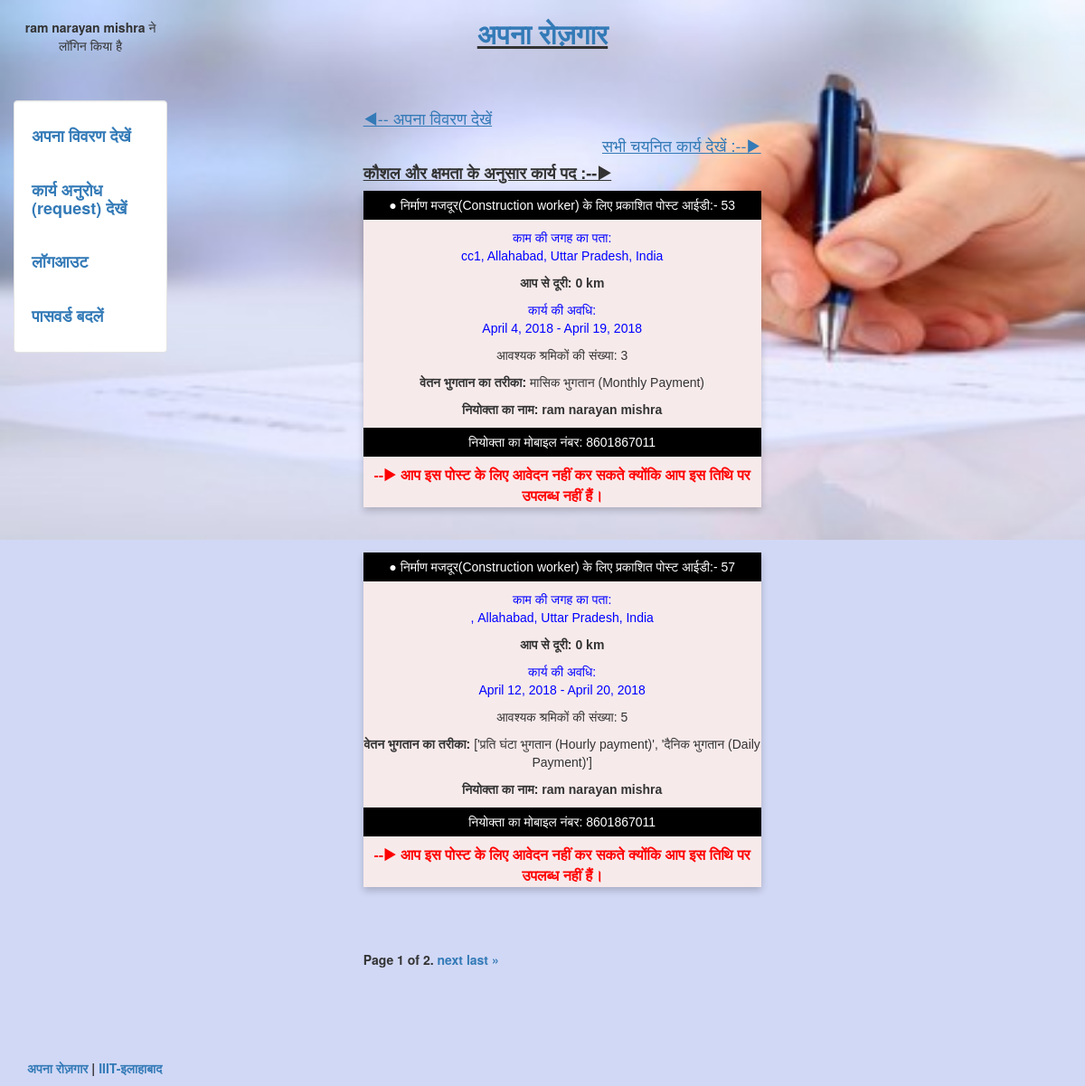
The page /worker/seepost (signed in) on the database its author committed.
### search/models.py (models this page shows, shortened)
class Posts(models.Model):
	post_id=models.AutoField(primary_key=True)
	username = models.CharField(max_length=100)
	name = models.CharField(max_length = 100,blank = True, null = True)
	s_contact = models.CharField(max_length=50,blank = True,null = True)
	rskill = models.CharField(max_length = 100,blank = True, null = True)
	street = models.CharField(max_length=250,blank = True, null = True)
	location = models.CharField(max_length=250,blank = True, null = True)
	start_date = models.DateField(blank = True, null = True)
	end_date = models.DateField(blank = True, null = True)
	Nworker = models.IntegerField(blank = True, null = True)
	Twork = models.CharField(max_length = 250,blank = True, null = True)
	description = models.TextField(max_length = 500,blank = True, null = True)
	lat = models.CharField(max_length = 50, blank = True, null= True)
	lng = models.CharField(max_length = 50, blank = True, null= True)
	status = models.CharField(max_length = 50,blank = True, null = True)
	distance = models.IntegerField(blank = True, null = True)
	temp=models.CharField(max_length = 2,blank = True, null = True)
	temp1=models.CharField(max_length = 2,blank = True, null = True)

### worker/views.py (the view, shortened to what this page needs)
def viewpost(request):
  if request.method=="POST" and ('whire' in request.POST or 'wchire' in request.POST ):
    post_id=request.POST.get('post_id')
    user_id=request.POST.get('user_id')
    worker=request.POST.get('worker')
    hirer=request.POST.get('hirer')
    userworker=request.POST.get('userworker')
    userhirer=request.POST.get('userhirer')
    start_date=request.POST.get('start_date')
    end_date=request.POST.get('end_date')
    page=request.POST.get('page')
    abc=Status.objects.filter(post_id=post_id,user_id=user_id)
    if len(abc)==0 and 'whire' in request.POST:
      cba=Status(post_id=post_id,user_id=user_id,worker=worker,hirer=hirer,worker_status=post_id,userworker=userworker,userhirer=userhirer,start_date=start_date,end_date=end_date)
      cba.save()
    else:
      pqr=Status.objects.get(post_id=post_id,user_id=user_id)
      pqr.worker_status=post_id
      pqr.confirm='a'
      pqr.save()
      if 'wchire' in request.POST:
        pqr.delete()
    sta=Status.objects.filter(user_id=user_id)
    data=Profile.objects.get(user=request.user)
    pos=Posts.objects.filter(Q(rskill=data.skill1)|Q(rskill=data.skill2)|Q(rskill=data.skill3))
    pos=pos.filter(status='public')
    pos=pos.filter(end_date__gte=datetime.datetime.today().date())
    if len(pos)==0:
      warn='आपकी आवश्यकता से मेल खाने वाला कोई परिणाम नहीं है|'
      return render(request,'worker/postresult.html',{'pos':pos,'warn':warn})
    loc=location.objects.get(username=request.user.username)
    for dat in pos :
      r=Status.objects.filter(user_id=data.user_id,confirm='a')
      p=r.filter(Q(start_date__lte=dat.start_date,end_date__gte=dat.start_date)|Q(start_date__lte=dat.end_date,end_date__gte=dat.end_date)|Q(start_date__lte=dat.start_date,end_date__gte=dat.end_date)|Q(start_date__gte=dat.start_date,end_date__lte=dat.end_date))
      dis=discal(float(dat.lat),float(dat.lng),float(loc.lat),float(loc.lng))
      dat.distance=dis
      if len(p)!=0:
        dat.temp='e'
        for pp in p:
              if pp.post_id==dat.post_id:
                dat.temp='a'
      else:
        f=sta.filter(post_id=dat.post_id)
        if len(f)==0:
          dat.temp='d'
        else:
          for ff in f:
            if ff.post_id==ff.worker_status and ff.user_id==ff.hirer_status:
                  dat.temp='a'
            elif ff.post_id==ff.worker_status:
                  dat.temp='b'
            elif ff.user_id==ff.hirer_status:
                  dat.temp='c'
      dat.save()
    pos=pos.order_by('distance')
    warn=""
    pag = Paginator(pos,2)
    p = pag.page(int(page))
    return render(request,'worker/postresult.html',{'pos':p,'user1':data,'warn':warn})
  else:
    data=Profile.objects.get(user=request.user)
    pos=Posts.objects.filter(Q(rskill=data.skill1)|Q(rskill=data.skill2)|Q(rskill=data.skill3))
    pos=pos.filter(status='public')
    pos=pos.filter(end_date__gte=datetime.datetime.today().date())
    if len(pos)==0:
      warn='आपकी आवश्यकता से मेल खाने वाला कोई परिणाम नहीं है|'
      return render(request,'worker/postresult.html',{'pos':pos,'warn':warn})
    loc=location.objects.get(username=request.user.username)
    sta=Status.objects.filter(user_id=data.user_id)
    for dat in pos :
      r=Status.objects.filter(user_id=data.user_id,confirm='a')
      p=r.filter(Q(start_date__lte=dat.start_date,end_date__gte=dat.start_date)|Q(start_date__lte=dat.end_date,end_date__gte=dat.end_date)|Q(start_date__lte=dat.start_date,end_date__gte=dat.end_date)|Q(start_date__gte=dat.start_date,end_date__lte=dat.end_date))
      dis=discal(float(dat.lat),float(dat.lng),float(loc.lat),float(loc.lng))
      dat.distance=dis
      if len(p)!=0:
        dat.temp='e'
        for pp in p:
              if pp.post_id==dat.post_id:
                dat.temp='a'
      else:
        f=sta.filter(post_id=dat.post_id)
        if len(f)==0:
          dat.temp='d'
      dat.save()
    pos=pos.order_by('distance')
    pag = Paginator(pos,2)
    page = request.GET.get('page',None)
    if not page:
      page='1'
    p = pag.page(int(page))
    warn=""
    return render(request,'worker/postresult.html',{'pos':p,'user1':data,'warn':warn})

### worker/views.py (called while the page is built)
def discal(a,b,c,d):
  R = 6373.0
  lat1 = radians(a)
  lon1 = radians(b)
  lat2 = radians(c)
  lon2 = radians(d)
  dlon = lon2 - lon1
  dlat = lat2 - lat1
  a = sin(dlat / 2)**2 + cos(lat1) * cos(lat2) * sin(dlon / 2)**2
  c = 2 * atan2(sqrt(a), sqrt(1 - a))
  distance = R * c
  return round(distance,2)

### worker/templates/worker/postresult.html (shortened to what this page needs)
{% extends "login/header.html" %}
{% block content %}
<div class ='col-sm-6 col-sm-offset-2'>
  <link rel="stylesheet" href="https://cdnjs.cloudflare.com/ajax/libs/font-awesome/4.7.0/css/font-awesome.min.css">
<h4 align='left'>
          <a href = '/view'><u>&#9664;-- अपना विवरण देखें </u></a>
          </h4>
<h4 align='right'>
          <a href = '/confirm_work'><u>सभी चयनित कार्य देखें :--&#9654;</u></a>
          </h4>
          <h4><u><b>कौशल और क्षमता के अनुसार कार्य पद :--&#9654;</b></u></h4>
{% for data in pos %}
  <div class="card" style="background-color:#F7EAEB">
  <p><button class = "but">&#9679; {{data.rskill}} के लिए प्रकाशित पोस्ट आईडी:- {{data.post_id}} </button></p>
  <p class="title">काम की जगह का पता: <br> {{data.street}}, {{data.location}} </p>
  <p><b>आप से दूरी: {{data.distance}} km</b></p>
  <p class="title">कार्य की अवधि: <br>{{data.start_date}} - {{data.end_date}}</p>
  <p>आवश्यक श्रमिकों की संख्या: {{data.Nworker}}</p>
  <p><b>वेतन भुगतान का तरीका:</b> {{data.Twork}}</p>
  <p><b>नियोक्ता का नाम: {{data.name}}</p></b>
  <p><button class = "but">नियोक्ता का मोबाइल नंबर: {{data.s_contact}}</button></p>
  <form method="POST" action="/worker/seepost">
     <font size = 3.5>
      {%if 'e' in data.temp %}
     <font color = "red"><p><b>--&#9654; आप इस पोस्ट के लिए आवेदन नहीं कर सकते क्योंकि आप इस तिथि पर उपलब्ध नहीं हैं।
     </b></p></font>
     {%endif%}
 </font>
  </form>
  </div>
    <br>
    <br>
{% endfor %}
<b>
  <div class="pagination">
    <span class="step-links">
        <span class="current">
            Page {{ pos.number }} of {{ pos.paginator.num_pages }}.
        </span>
        {% if pos.has_next %}
            <a href="?page={{ pos.next_page_number }}">next</a>
            <a href="?page={{ pos.paginator.num_pages }}">last &raquo;</a>
        {% endif %}
    </span>
</div>
  <b>
</div>
{% endblock %}

### login/templates/login/header.html (shortened to what this page needs)
<!DOCTYPE html>
<html lang="en">
 <head>
   {% load staticfiles %}
   <link rel="stylesheet" href="{% static 'login/css/bootstrap.min.css' %}" type = "text/css"/>
   <link rel="stylesheet" href="{% static 'login/css/new.css' %}" type = "text/css"/>
  </head>
<body class="body" style="background-color:#D1D8F5">
	<div class="container-fluid" style="min-height:94% ">
		<div class="row">
			  <div class="col-sm-2">
				<br>
				  <center>
					{% if request.user.username %}
				  	<p><b> {{request.user.first_name}}</b> ने लॉगिन किया है</p>
					{% endif %}
				  </center>
			  </div>
			    <div class="col-sm-8">
				  <center>
				  <h2><b><u><a href="/about">अपना रोज़गार</a></b></u></h2>
				  </center>
			    </div>
		</div>
		<div class="row">
		  <div class="col-sm-2">
			<div class="well bs-sidebar" id="sidebar" style="background-color:#fff">
			  <ul class="nav nav-pills nav-stacked">
			  	{% if request.user.username %}
			  	<h4><b><li><a href = '/view'>अपना विवरण देखें</a></li></b></h4><br>
			  	<h4><b><li><a href = '/workrequest'>कार्य अनुरोध (request) देखें</a></li></b></h4><br>
			  	<h4><b><li><a href='/logout'>लॉगआउट</a></li></b></h4><br>
                <h4><b> <li><a href = '/change_password'>पासवर्ड बदलें</a></li></b></h4>
			  	{%else%}
				<h4><b><li><a href='/login'>लॉग इन करें</a></li></b></h4><br>
				<h4><b><li><a href='/register'>रजिस्टर करे</a></li></b></h4><br>
                                <h4><b><li><a href='/forgot_password'>पासवर्ड भूल गए?</a></li></b></h4>
				{%endif%}
			  </ul>
			</div>
		  </div>
		  <div class="col-sm-10">
			<div class='container-fluid'>
			   {% block content %}
			   {% endblock %}
			</div>
		  </div>
		</div>
	</div>
  <br>
  <br>
	  <footer>
         <br>
         <br>
		<div class="container-fluid" style='margin-left:15px'>
			<p><a href="/about" target="blank">अपना रोज़गार</a> | <a href="https://www.iiita.ac.in/" target="blank">IIIT-इलाहाबाद</a></p>
		</div>
	  </footer>
</body>
</html>

### login/templates/login/header.html (style rules this page uses)
html, body { height:100% }

### worker/templates/worker/postresult.html (style rules this page uses)
.card { box-shadow: 0 4px 8px 0 rgba(0, 0, 0, 0.2); max-width: 500px; margin: auto; text-align: center; font-family: arial; }
.title { color: blue; font-size: 14px; }
.but { border: none; outline: 0; display: inline-block; padding: 6px; color: white; background-color: #000; text-align: center; cursor: pointer; width: 100%; font-size: 14px; }

### rows shown on the page
Posts: rskill "निर्माण मजदूर(Construction worker)", post_id "53", street "cc1", location "Allahabad, Uttar Pradesh, India", distance "0", start_date "April 4, 2018", end_date "April 19, 2018", Nworker "3", Twork "मासिक भुगतान (Monthly Payment)", name "ram narayan mishra", s_contact "8601867011", shows "--▶ आप इस पोस्ट के लिए आवेदन नहीं कर सकते क्योंकि आप इस तिथि पर उपलब्ध नहीं हैं।"
Posts: rskill "निर्माण मजदूर(Construction worker)", post_id "57", location "Allahabad, Uttar Pradesh, India", distance "0", start_date "April 12, 2018", end_date "April 20, 2018", Nworker "5", Twork "['प्रति घंटा भुगतान (Hourly payment)', 'दैनिक भुगतान (Daily Payment)']", name "ram narayan mishra", s_contact "8601867011", shows "--▶ आप इस पोस्ट के लिए आवेदन नहीं कर सकते क्योंकि आप इस तिथि पर उपलब्ध नहीं हैं।"

### other values the page prints
{{ request.user.first_name }} "ram narayan mishra"
{{ pos.number }} "1"
{{ pos.paginator.num_pages }} "2"
